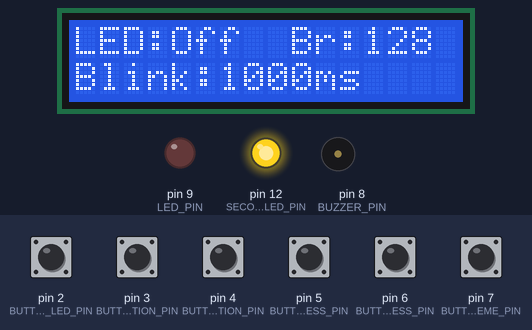
Bench run of a sketch on a simulated Arduino Uno, built with avr-gcc and run on an emulated ATmega328P. Parts: 16×2 character LCD, output pins drawn as LEDs (lit = HIGH), buzzer (waves = sounding). Dashed ring = blinking. The test bench sets the inputs (shaded band); at power-on: pin 2 (BUTTON_TOGGLE_LED_PIN), pin 3 (BUTTON_INCREMENT_BLINK_DURATION_PIN), pin 4 (BUTTON_DECREMENT_BLINK_DURATION_PIN), pin 5 (BUTTON_INCREASE_BRIGHTNESS_PIN), pin 6 (BUTTON_DECREASE_BRIGHTNESS_PIN), pin 7 (BUTTON_PLAY_THEME_PIN) LOW. What the sketch prints to the serial monitor is not drawn.

Above: at 1.3 s.
1.4 s: pin 2 (BUTTON_TOGGLE_LED_PIN) pulled HIGH for 0.15 s
At 2.0 s:
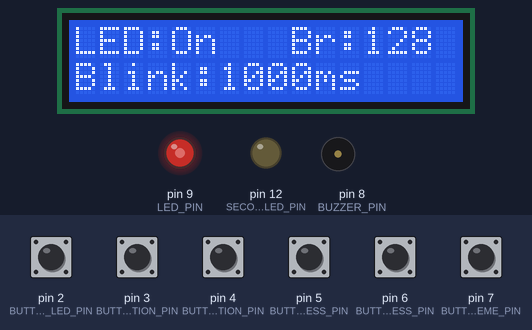
3.0 s: pin 5 (BUTTON_INCREASE_BRIGHTNESS_PIN) pulled HIGH for 1 s
At 4.4 s:
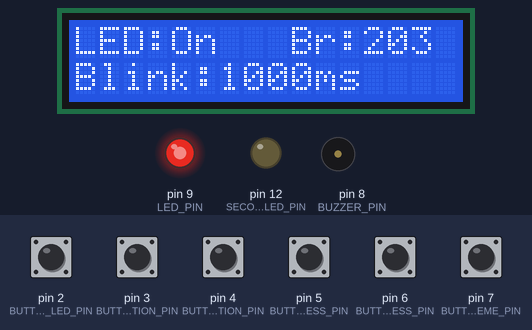
5.5 s: pin 2 (BUTTON_TOGGLE_LED_PIN) pulled HIGH for 1 s
At 7.3 s:
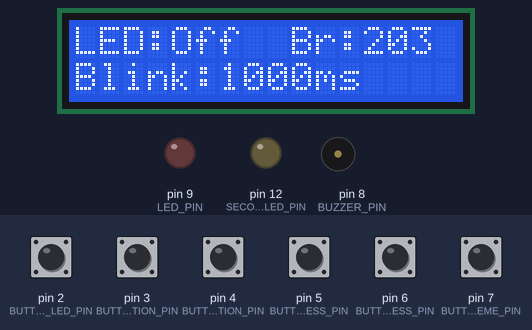
8.0 s: pin 3 (BUTTON_INCREMENT_BLINK_DURATION_PIN) pulled HIGH for 1 s
At 9.37 s:
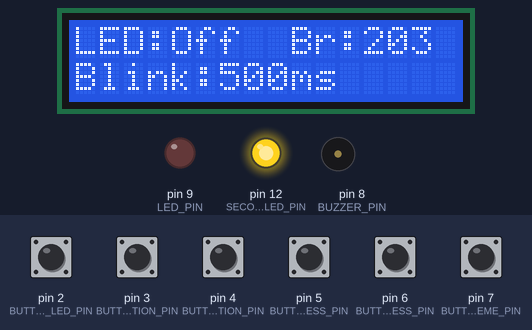
10.5 s: pin 6 (BUTTON_DECREASE_BRIGHTNESS_PIN) pulled HIGH for 0.15 s
At 10.97 s:
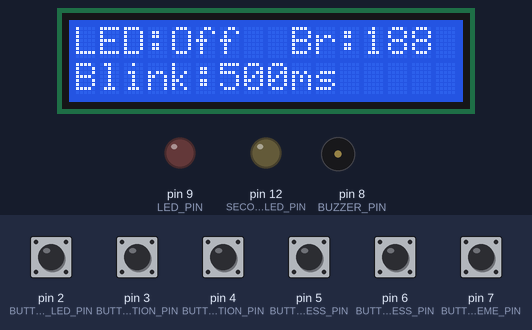
12.1 s: pin 4 (BUTTON_DECREMENT_BLINK_DURATION_PIN) pulled HIGH for 0.15 s
At 12.8 s:
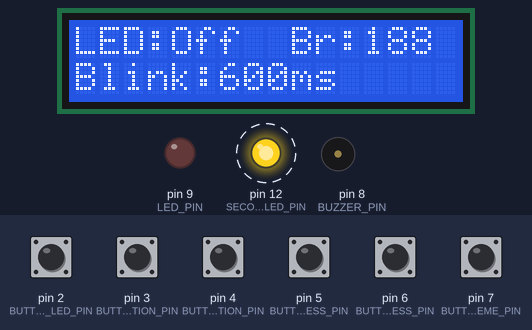
Timing chart, 0 to 14.7 s (numbered marks = the images above; inputs shaded):
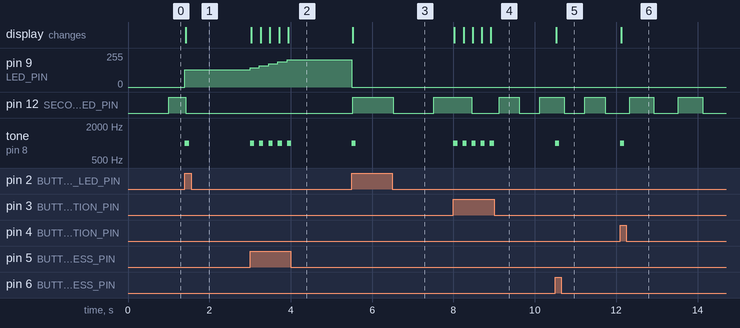

Measured:
- after the input at 1.4 s, pin 9 (LED_PIN): 0/255 → 128/255 at once; pin 12 (SECOND_LED_PIN): HIGH → LOW after 0.02 s instead of 0.60 s; tone on pin 8 (BUZZER_PIN): silent → 1000 Hz at once, → silent 0.10 s later; the display: changes at once (image 1)
- after the input at 3.0 s, pin 9 (LED_PIN): moves from 128/255 to 203/255 over 0.91 s, starting at once; tone on pin 8 (BUZZER_PIN): alternates 1000 Hz for 0.10 s and silent for 0.13 s, 10 changes in all, then stays silent, starting at once; the display: first changes at once (image 2 shows a later state)
- after the input at 5.5 s, pin 9 (LED_PIN): 203/255 → 0/255 at once; pin 12 (SECOND_LED_PIN): LOW → HIGH at once, → LOW 1.0 s later, → HIGH 1.0 s later; tone on pin 8 (BUZZER_PIN): silent → 1000 Hz at once, → silent 0.10 s later; the display: changes at once (image 3)
- after the input at 8.0 s, tone on pin 8 (BUZZER_PIN): alternates 1000 Hz for 0.10 s and silent for 0.12 s, 10 changes in all, then stays silent, starting at once; the display: first changes at once (image 4 shows a later state)
- after the input at 10.5 s, tone on pin 8 (BUZZER_PIN): silent → 1000 Hz at once, → silent 0.10 s later; the display: changes at once (image 5)
- after the input at 12.1 s, tone on pin 8 (BUZZER_PIN): silent → 1000 Hz at once, → silent 0.10 s later; the display: changes at once (image 6)

The sketch:

sketch.ino
```cpp
#include <Arduino.h>
#include <LiquidCrystal.h>

// Define constants for pin assignments to improve readability and maintenance
#define BUTTON_TOGGLE_LED_PIN 2
#define BUTTON_INCREMENT_BLINK_DURATION_PIN 3
#define BUTTON_DECREMENT_BLINK_DURATION_PIN 4
#define BUTTON_INCREASE_BRIGHTNESS_PIN 5
#define BUTTON_DECREASE_BRIGHTNESS_PIN 6
#define LED_PIN 9 // PWM capable pin for LED brightness control
#define SECOND_LED_PIN 12
#define BUZZER_PIN 8 // Buzzer pin for audible feedback
#define BUTTON_PLAY_THEME_PIN 7

// Initialize the LCD with the analog interface pins
LiquidCrystal lcd(A0, A1, A2, A3, A4, A5);

// Global variables for system state management
volatile bool ledState = false; // Tracks the on/off state of the main LED
int blinkDuration = 1000; // Duration between blinks for the second LED in milliseconds
int ledBrightness = 128; // Brightness level of the main LED (0-255)

bool isPlayingTheme = false; // Tracks whether the theme is currently being played
// Note frequencies for the Harry Potter theme, based on the notes' musical pitch
// Notes in the melody:
int melody[] = {
    392, 0, 392, 0, 392, 0, // G4
    311, 0, 466, 0, 392, 0, // Eb4, Bb4, G4
    784, 0, 784, 0, 784, 0, // G5
    698, 0, 659, 0, 622, 0, 659, 0, // F5, E5, Eb5, E5
    415, 0, 554, 0, 523, 0, 494, 0, // Ab4, C#5, C5, B4
    466, 0, 466, 0, 466, 0, // Bb4
    311, 0, 466, 0, 392 // Eb4, Bb4, G4
};

// Durations of the notes (in terms of 1/4 notes):
// For example, a quarter note would be 4, half note would be 2.
int noteDurations[] = {
    12, 12, 12, 12, 12, 12, // Corresponding to G4
    9, 9, 9, 9, 9, 9, // Corresponding to Eb4, Bb4, G4
    12, 12, 12, 12, 12, 12, // Corresponding to G5
    12, 12, 12, 12, 12, 12, 12, 12, // Corresponding to F5, E5, Eb5, E5
    9, 9, 9, 9, 9, 9, 9, 9, // Corresponding to Ab4, C#5, C5, B4
    12, 12, 12, 12, 12, 12, // Corresponding to Bb4
    9, 9, 9, 9, 9 // Corresponding to Eb4, Bb4, G4
};


void setup() {
  // Configure the digital pins as inputs or outputs
  pinMode(BUTTON_TOGGLE_LED_PIN, INPUT);
  pinMode(BUTTON_INCREMENT_BLINK_DURATION_PIN, INPUT);
  pinMode(BUTTON_DECREMENT_BLINK_DURATION_PIN, INPUT);
  pinMode(BUTTON_INCREASE_BRIGHTNESS_PIN, INPUT);
  pinMode(BUTTON_DECREASE_BRIGHTNESS_PIN, INPUT);
  pinMode(BUTTON_PLAY_THEME_PIN, INPUT);
  pinMode(LED_PIN, OUTPUT);
  pinMode(SECOND_LED_PIN, OUTPUT);
  pinMode(BUZZER_PIN, OUTPUT);

  Serial.begin(9600); // Start serial communication at 9600 baud rate
  lcd.begin(16, 2); // Initialize the LCD (16 characters, 2 rows)
    Serial.println(F("SI 2024 FAF-212 Cristian Brinza lab2.1"));
  Serial.println(F("System Ready. Press buttons!!!"));
  Serial.println(F(" "));
  updateLcdAndSerial("Startup", "LED Off", blinkDuration, ledBrightness); // Initial LCD and Serial update
    // Print lab and system readiness information on the serial monitor

}

void loop() {
  // Continuously handle input tasks and update system state
  handleButtonLedTask();
  handleBlinkSecondLedTask();
  handleVariableIncrementDecrementTask();
  handleBrightnessControlTask();
  handlePlayThemeTask();
  // The idle task is currently not implemented but could include background monitoring
  handleIdleTask();

}

// Generates a beep sound using the buzzer
void beepBuzzer() {
  tone(BUZZER_PIN, 1000, 100); // Emit a 1000Hz sound for 100 milliseconds
}

// Updates the LCD display and prints a corresponding message to the serial monitor
void updateLcdAndSerial(String status, String action, int duration, int brightness) {

  // Clear the LCD and prepare to display the updated state
  lcd.clear();

  // Display the LED state on the first line with brightness
  lcd.print("LED:");
  lcd.print(ledState ? "On " : "Off");
  lcd.print("  Br:");
  lcd.print(ledBrightness);

  // Move to the second line to display the blink duration
  lcd.setCursor(0, 1);
  lcd.print("Blink:");
  lcd.print(duration);
  lcd.print("ms");


  // Construct and send a detailed message to the serial monitor
  Serial.println("Action: " + action + ", LED Status: " + status + ", Blink Duration: " + String(duration) + "ms, Brightness: " + String(brightness));
}

// Handles the toggling of the main LED based on button input
void handleButtonLedTask() {
  static bool lastButtonState = LOW; // Remember the last state to detect changes
  bool currentButtonState = digitalRead(BUTTON_TOGGLE_LED_PIN);

  // Check for state change to HIGH (button press)
  if (currentButtonState != lastButtonState && currentButtonState == HIGH) {
    ledState = !ledState; // Toggle the LED state
    analogWrite(LED_PIN, ledState ? ledBrightness : 0); // Update LED brightness accordingly
    beepBuzzer(); // Provide audible feedback for the action
    updateLcdAndSerial(ledState ? "On" : "Off", "Toggle LED", blinkDuration, ledBrightness); // Update displays
  }
  lastButtonState = currentButtonState; // Update the last known state
}

// Manages the blinking of a secondary LED based on the current blink duration
void handleBlinkSecondLedTask() {
  static unsigned long previousMillis = 0;
  if (!ledState && (millis() - previousMillis >= blinkDuration)) {
    previousMillis = millis();
    digitalWrite(SECOND_LED_PIN, !digitalRead(SECOND_LED_PIN)); // Toggle the LED's state
  } else if (ledState) {
    digitalWrite(SECOND_LED_PIN, LOW); // Ensure the secondary LED is off when the main LED is on
  }
}

// Adjusts the blink duration based on button inputs for incrementing/decrementing
void handleVariableIncrementDecrementTask() {
  if (digitalRead(BUTTON_INCREMENT_BLINK_DURATION_PIN) == HIGH) {
    blinkDuration = max(100, blinkDuration - 100); // Decrease duration for faster blinking
    beepBuzzer();
    updateLcdAndSerial(ledState ? "On" : "Off", "Decrement Blink", blinkDuration, ledBrightness);
    delay(200); // Debounce delay
  } else if (digitalRead(BUTTON_DECREMENT_BLINK_DURATION_PIN) == HIGH) {
    blinkDuration = min(2000, blinkDuration + 100); // Increase duration for slower blinking
    beepBuzzer();
    updateLcdAndSerial(ledState ? "On" : "Off", "Increment Blink", blinkDuration, ledBrightness);
    delay(200); // Debounce delay
  }
}

// Adjusts the main LED's brightness based on button inputs
void handleBrightnessControlTask() {
  if (digitalRead(BUTTON_INCREASE_BRIGHTNESS_PIN) == HIGH) {
    ledBrightness = min(255, ledBrightness + 15); // Increase brightness
    if (ledState) {
      analogWrite(LED_PIN, ledBrightness); // Apply only if the LED is on
    }
    beepBuzzer();
    updateLcdAndSerial(ledState ? "On" : "Off", "Increase Brightness", blinkDuration, ledBrightness);
    delay(200); // Debounce delay
  } else if (digitalRead(BUTTON_DECREASE_BRIGHTNESS_PIN) == HIGH) {
    ledBrightness = max(0, ledBrightness - 15); // Decrease brightness
    if (ledState) {
      analogWrite(LED_PIN, ledBrightness); // Apply only if the LED is on
    }
    beepBuzzer();
    updateLcdAndSerial(ledState ? "On" : "Off", "Decrease Brightness", blinkDuration, ledBrightness);
    delay(200); // Debounce delay
  }
}
void handlePlayThemeTask() {
  static bool lastButtonState = LOW;
  bool currentButtonState = digitalRead(BUTTON_PLAY_THEME_PIN);

  // Toggle the theme playback on button press
  if (lastButtonState == HIGH && currentButtonState == LOW) {
    isPlayingTheme = !isPlayingTheme;

    if (isPlayingTheme) {
      playTheme();
    } else {
      noTone(BUZZER_PIN); // Stop playing
    }
  }
  lastButtonState = currentButtonState;
}

void playTheme() {
  for (int thisNote = 0; thisNote < 20; thisNote++) {
    // To calculate the note duration, take one second divided by the note type.
    // e.g., quarter note = 1000 / 4, eighth note = 1000/8, etc.
    int noteDuration = 1000 / noteDurations[thisNote];
    tone(BUZZER_PIN, melody[thisNote], noteDuration);

    // To distinguish the notes, set a minimum time between them.
    // The note's duration + 30% seems to work well:
    int pauseBetweenNotes = noteDuration * 1.30;
    delay(pauseBetweenNotes);
    // Stop the tone playing:
    noTone(BUZZER_PIN);

    // Check if the theme should stop playing
    if (!isPlayingTheme) {
      break;
    }
  }
}

// An optional idle task function, currently unused but could be implemented for background tasks
void handleIdleTask() {
  // Placeholder for future implementation
}
```
